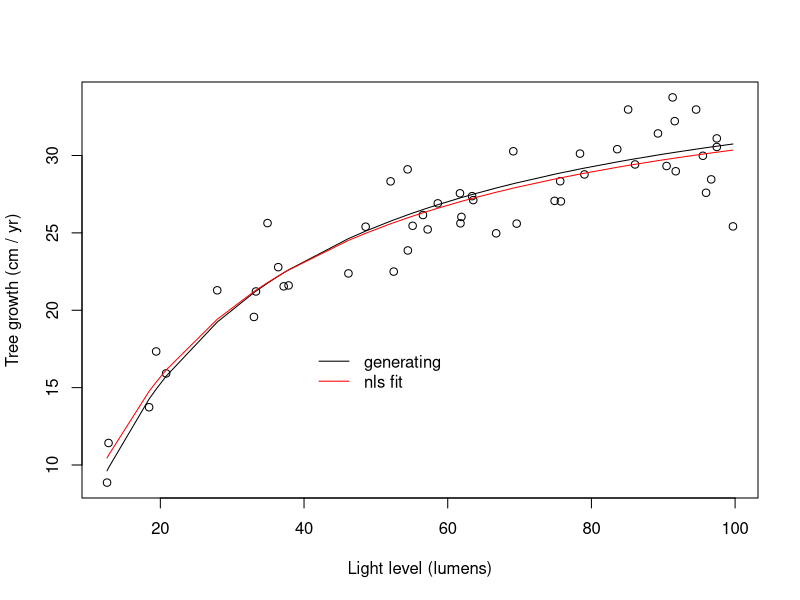

Source code (R):
rm(list=ls())
#A function for the light limitation of trees
#============
g=function(alpha, gamma,c, L){
	mu =alpha*(L - c) / (alpha/gamma + (L-c))
return(mu)
}
#=============
#get_data() simulates data for a Michaelis–Menten model 
#It uses the function g() for the model
#=============
get_data=function(alpha, gamma,c, sigma){
	set.seed(4)
	par(mfrow=c(1,1))
	L=sort(runif(50,min=12, max = 100))
	mu = g(alpha=alpha, gamma=gamma, c=c, L=L)
	y=rgamma(length(mu), mu^2/sigma^2, mu/sigma^2)
	gen.y= mu
	return(list(y=y, x=L,gen.y=gen.y))
}
#=============
#Function to do non-linear least squared fit 
#x are the independent variables
#y are the dependent variables
#Guesses is a named list of initial values for the parameters to be estimated. 
#The order of parameters must be the same as the arguments to g( )
#================
fit = function(x,y, guesses){
	model=nls(y ~ g(alpha=alpha,gamma=gamma,c=c, L=x), start=guesses)
	s=summary(model)
	p=coef(model)
	y.hat=g(alpha=p[1],gamma=p[2],c=p[3], L=x)
	return(y.hat)
}

#================
###Function for plotting generating data and nls() fit
#data is the x and y data and gen.y is the generating line
#================
plot_fit = function(data,fit){
	plot(data$x, data$y, xlab="Light level (lumens)", ylab="Tree growth (cm / yr)")
	lines(data$x, data$gen.y)
	lines(data$x,fit,col="red")
	legend(40,18, c("generating", "nls fit"), lty=c("solid", "solid"), col=c("black", "red"), bty="n")
}

#=================
## Maestro function
#==================
run_functions=function(){
	tree.data=get_data(alpha=38, gamma=1.7, c=5, sigma=2)
	nls.fit=fit(x=tree.data$x, y=tree.data$y, guesses=list(alpha=50,gamma=4, c=2))
	plot_fit(data=tree.data, fit=nls.fit)
}
#================

run_functions()

